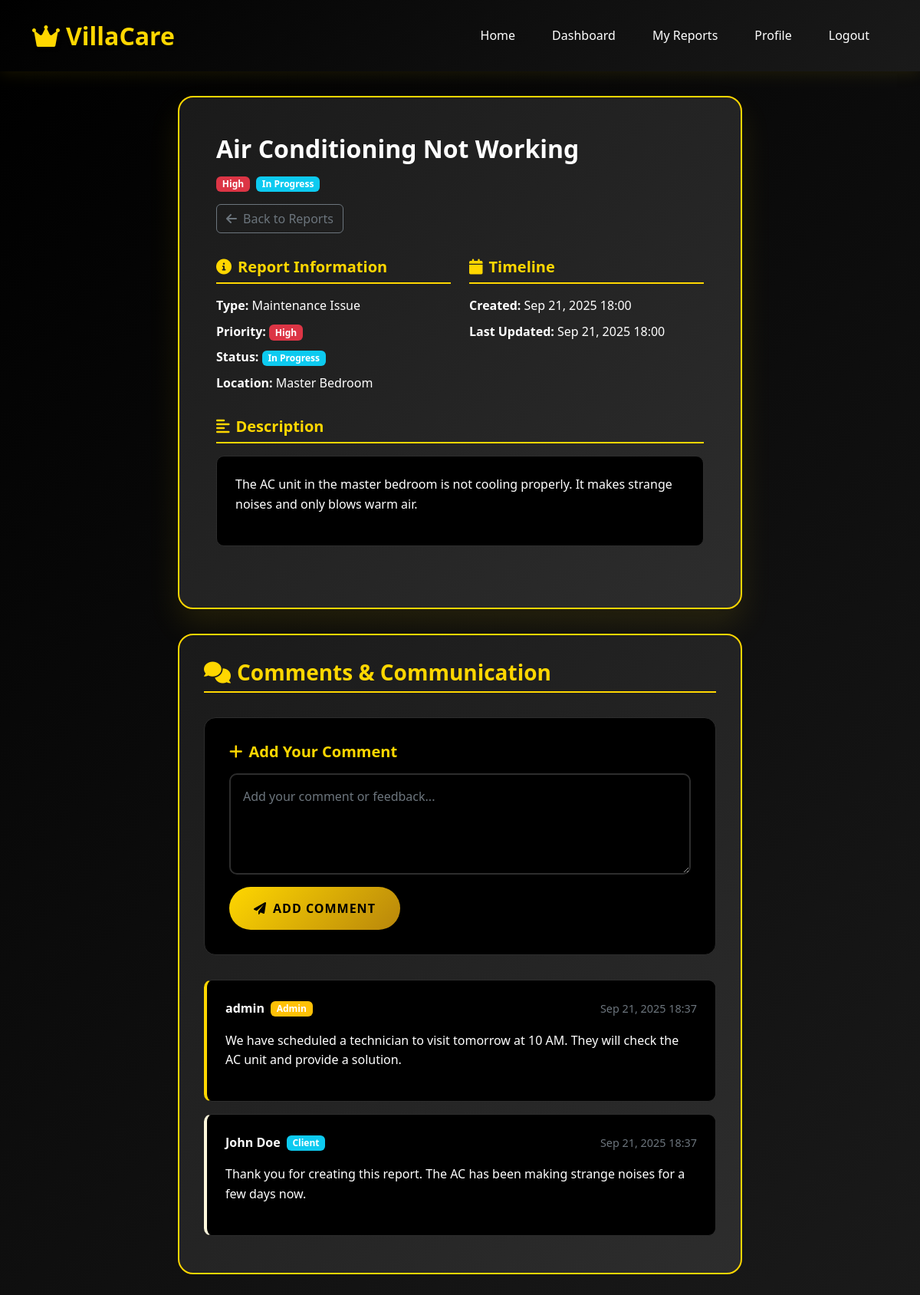
/villa-report/1/ (signed in), run on the app's committed database.
### main/models.py (models this page shows, shortened)
class VillaReport(models.Model):
    REPORT_TYPES = [
        ('maintenance', 'Maintenance Issue'),
        ('cleaning', 'Cleaning Request'),
        ('security', 'Security Concern'),
        ('landscaping', 'Landscaping'),
        ('pool', 'Pool/Spa Issue'),
        ('emergency', 'Emergency'),
        ('other', 'Other'),
    ]
    PRIORITY_LEVELS = [
        ('low', 'Low'),
        ('medium', 'Medium'),
        ('high', 'High'),
        ('urgent', 'Urgent'),
    ]
    STATUS_CHOICES = [
        ('pending', 'Pending'),
        ('in_progress', 'In Progress'),
        ('completed', 'Completed'),
        ('cancelled', 'Cancelled'),
    ]
    user = models.ForeignKey(User, on_delete=models.CASCADE)
    report_type = models.CharField(max_length=20, choices=REPORT_TYPES)
    priority = models.CharField(max_length=10, choices=PRIORITY_LEVELS, default='medium')
    title = models.CharField(max_length=200)
    description = models.TextField()
    location = models.CharField(max_length=200, help_text="Specific location in the villa")
    status = models.CharField(max_length=20, choices=STATUS_CHOICES, default='pending')
    admin_notes = models.TextField(blank=True, help_text="Internal notes for staff")
    created_at = models.DateTimeField(auto_now_add=True)
    updated_at = models.DateTimeField(auto_now=True)
    scheduled_date = models.DateTimeField(null=True, blank=True)
    completed_date = models.DateTimeField(null=True, blank=True)
    class Meta:
        ordering = ['-created_at']
    def get_priority_color(self):
        colors = {
            'low': 'success',
            'medium': 'warning',
            'high': 'danger',
            'urgent': 'dark'
        }
        return colors.get(self.priority, 'secondary')
    def get_status_color(self):
        colors = {
            'pending': 'warning',
            'in_progress': 'info',
            'completed': 'success',
            'cancelled': 'secondary'
        }
        return colors.get(self.status, 'secondary')

class Comment(models.Model):
    villa_report = models.ForeignKey(VillaReport, on_delete=models.CASCADE, related_name='comments')
    user = models.ForeignKey(User, on_delete=models.CASCADE)
    comment = models.TextField()
    created_at = models.DateTimeField(auto_now_add=True)
    updated_at = models.DateTimeField(auto_now=True)
    is_admin_comment = models.BooleanField(default=False)
    class Meta:
        ordering = ['-created_at']

### main/views.py (the view)
# urls.py: path('villa-report/<int:report_id>/', views.villa_report_detail, name='villa_report_detail'),
@login_required
def villa_report_detail(request, report_id):
    report = get_object_or_404(VillaReport, id=report_id, user=request.user)
    comments = Comment.objects.filter(villa_report=report)
    if request.method == 'POST':
        form = CommentForm(request.POST)
        if form.is_valid():
            comment = form.save(commit=False)
            comment.villa_report = report
            comment.user = request.user
            comment.is_admin_comment = False
            comment.save()
            messages.success(request, 'Your comment has been added!')
            return redirect('villa_report_detail', report_id=report_id)
    else:
        form = CommentForm()
    context = {
        'report': report,
        'comments': comments,
        'form': form,
    }
    return render(request, 'main/villa_report_detail.html', context)

### main/forms.py
class CommentForm(forms.ModelForm):
    class Meta:
        model = Comment
        fields = ['comment']
        widgets = {
            'comment': forms.Textarea(attrs={
                'class': 'form-control',
                'placeholder': 'Add your comment or feedback...',
                'rows': 4
            }),
        }

### templates/main/villa_report_detail.html (shortened to what this page needs)
{% load static %}
<!DOCTYPE html>
<html lang="en">
<head>
    <link href="https://cdn.jsdelivr.net/npm/bootstrap@5.3.0/dist/css/bootstrap.min.css" rel="stylesheet">
    <link href="https://cdnjs.cloudflare.com/ajax/libs/font-awesome/6.0.0/css/all.min.css" rel="stylesheet">
    <link href="{% static 'css/style.css' %}" rel="stylesheet">
</head>
<body>
    <nav class="navbar navbar-expand-lg navbar-dark">
        <div class="container">
            <a class="navbar-brand" href="{% url 'home' %}">
                <i class="fas fa-crown me-2"></i>VillaCare
            </a>
            <div class="collapse navbar-collapse" id="navbarNav">
                <ul class="navbar-nav ms-auto">
                    <li class="nav-item">
                        <a class="nav-link" href="{% url 'home' %}">Home</a>
                    </li>
                    <li class="nav-item">
                        <a class="nav-link" href="{% url 'dashboard' %}">Dashboard</a>
                    </li>
                    <li class="nav-item">
                        <a class="nav-link active" href="{% url 'villa_reports' %}">My Reports</a>
                    </li>
                    <li class="nav-item">
                        <a class="nav-link" href="{% url 'profile' %}">Profile</a>
                    </li>
                    <li class="nav-item">
                        <form method="post" action="{% url 'logout' %}" style="display: inline;">
                            <button type="submit" class="nav-link" style="border: none; background: none; color: inherit;">
                                Logout
                            </button>
                        </form>
                    </li>
                </ul>
            </div>
        </div>
    </nav>
    <div class="report-detail-container">
        <div class="container">
            <div class="row justify-content-center">
                <div class="col-lg-8">
                    <div class="report-detail-card">
                        <div class="report-detail-header">
                            <div class="report-title-section">
                                <h1>{{ report.title }}</h1>
                                <div class="report-badges">
                                    <span class="badge bg-{{ report.get_priority_color }}">{{ report.get_priority_display }}</span>
                                    <span class="badge bg-{{ report.get_status_color }}">{{ report.get_status_display }}</span>
                                </div>
                            </div>
                            <div class="report-actions">
                                <a href="{% url 'villa_reports' %}" class="btn btn-outline-secondary">
                                    <i class="fas fa-arrow-left me-2"></i>Back to Reports
                                </a>
                            </div>
                        </div>
                        <div class="report-detail-body">
                            <div class="row">
                                <div class="col-md-6">
                                    <div class="detail-section">
                                        <h5><i class="fas fa-info-circle me-2"></i>Report Information</h5>
                                        <div class="detail-item">
                                            <strong>Type:</strong> {{ report.get_report_type_display }}
                                        </div>
                                        <div class="detail-item">
                                            <strong>Priority:</strong>
                                            <span class="badge bg-{{ report.get_priority_color }}">{{ report.get_priority_display }}</span>
                                        </div>
                                        <div class="detail-item">
                                            <strong>Status:</strong>
                                            <span class="badge bg-{{ report.get_status_color }}">{{ report.get_status_display }}</span>
                                        </div>
                                        <div class="detail-item">
                                            <strong>Location:</strong> {{ report.location }}
                                        </div>
                                    </div>
                                </div>
                                <div class="col-md-6">
                                    <div class="detail-section">
                                        <h5><i class="fas fa-calendar me-2"></i>Timeline</h5>
                                        <div class="detail-item">
                                            <strong>Created:</strong> {{ report.created_at|date:"M d, Y H:i" }}
                                        </div>
                                        <div class="detail-item">
                                            <strong>Last Updated:</strong> {{ report.updated_at|date:"M d, Y H:i" }}
                                        </div>
                                    </div>
                                </div>
                            </div>
                            <div class="detail-section">
                                <h5><i class="fas fa-align-left me-2"></i>Description</h5>
                                <div class="description-content">
                                    {{ report.description|linebreaks }}
                                </div>
                            </div>
                        </div>
                    </div>
                    <div class="comments-section">
                        <div class="comments-header">
                            <h3><i class="fas fa-comments me-2"></i>Comments & Communication</h3>
                        </div>
                        <div class="add-comment-form">
                            <h5><i class="fas fa-plus me-2"></i>Add Your Comment</h5>
                            <form method="post">
                                <div class="mb-3">
                                    {{ form.comment }}
                                </div>
                                <button type="submit" class="btn btn-primary">
                                    <i class="fas fa-paper-plane me-2"></i>Add Comment
                                </button>
                            </form>
                        </div>
                        <div class="comments-list">
                            {% if comments %}
                                {% for comment in comments %}
                                <div class="comment-item {% if comment.is_admin_comment %}admin-comment{% else %}client-comment{% endif %}">
                                    <div class="comment-header">
                                        <div class="comment-author">
                                            <strong>{{ comment.user.get_full_name|default:comment.user.username }}</strong>
                                            {% if comment.is_admin_comment %}
                                                <span class="badge bg-warning">Admin</span>
                                            {% else %}
                                                <span class="badge bg-info">Client</span>
                                            {% endif %}
                                        </div>
                                        <div class="comment-date">
                                            {{ comment.created_at|date:"M d, Y H:i" }}
                                        </div>
                                    </div>
                                    <div class="comment-content">
                                        {{ comment.comment|linebreaks }}
                                    </div>
                                </div>
                                {% endfor %}
                            {% else %}
                                <div class="empty-state">
                                    <i class="fas fa-comments"></i>
                                    <h5>No Comments Yet</h5>
                                    <p>No comments have been posted for this report yet.</p>
                                </div>
                            {% endif %}
                        </div>
                    </div>
                </div>
            </div>
        </div>
    </div>
</body>
</html>

### static/css/style.css (style rules this page uses)
:root { --primary-black: #000000; --secondary-black: #1a1a1a; --dark-gray: #2d2d2d; --gold: #FFD700; --light-gold: #FFF8DC; --dark-gold: #B8860B; --white: #ffffff; --light-gray: #f8f9fa; --text-gray: #6c757d; }
* { margin: 0; padding: 0; box-sizing: border-box; }
body { font-family: 'Segoe UI', Tahoma, Geneva, Verdana, sans-serif; line-height: 1.6; color: var(--white); background-color: var(--primary-black); }
.navbar { background: linear-gradient(135deg, var(--primary-black) 0%, var(--secondary-black) 100%); box-shadow: 0 2px 20px rgba(255, 215, 0, 0.1); padding: 1rem 0; }
.navbar-brand { font-size: 2rem; font-weight: bold; color: var(--gold) !important; text-decoration: none; text-shadow: 2px 2px 4px rgba(0, 0, 0, 0.5); }
.navbar-nav .nav-link { color: var(--white) !important; font-weight: 500; margin: 0 1rem; transition: all 0.3s ease; position: relative; }
.navbar-nav .nav-link::after { content: ''; position: absolute; width: 0; height: 2px; bottom: -5px; left: 50%; background-color: var(--gold); transition: all 0.3s ease; transform: translateX(-50%); }
.btn-primary { background: linear-gradient(135deg, var(--gold) 0%, var(--dark-gold) 100%); border: none; color: var(--primary-black); font-weight: bold; padding: 1rem 2rem; border-radius: 50px; transition: all 0.3s ease; text-transform: uppercase; letter-spacing: 1px; }
.form-control { background-color: var(--primary-black); border: 2px solid var(--dark-gray); color: var(--white); border-radius: 10px; padding: 1rem; transition: all 0.3s ease; }
.form-control::placeholder { color: var(--text-gray); }
html { scroll-behavior: smooth; }
.reports-container, .create-report-container, .report-detail-container, .profile-container { min-height: 100vh; background: linear-gradient(135deg, var(--primary-black) 0%, var(--secondary-black) 100%); padding: 2rem 0; }
.report-badges { display: flex; gap: 0.5rem; flex-wrap: wrap; }
.create-report-card, .report-detail-card, .profile-card { background: linear-gradient(135deg, var(--secondary-black) 0%, var(--dark-gray) 100%); border: 2px solid var(--gold); border-radius: 20px; padding: 3rem; box-shadow: 0 20px 40px rgba(255, 215, 0, 0.1); }
.report-detail-header { display: flex; justify-content: space-between; align-items: flex-start; margin-bottom: 2rem; flex-wrap: wrap; gap: 1rem; }
.report-title-section h1 { color: var(--white); font-size: 2rem; font-weight: bold; margin-bottom: 1rem; }
.detail-section { margin-bottom: 2rem; }
.detail-section h5 { color: var(--gold); font-weight: bold; margin-bottom: 1rem; border-bottom: 2px solid var(--gold); padding-bottom: 0.5rem; }
.detail-item { color: var(--white); margin-bottom: 0.5rem; }
.description-content, .admin-notes { background: var(--primary-black); border: 1px solid var(--dark-gray); border-radius: 10px; padding: 1.5rem; color: var(--white); line-height: 1.6; }
.comments-section { margin-top: 2rem; padding: 2rem; background: linear-gradient(135deg, var(--secondary-black) 0%, var(--dark-gray) 100%); border: 2px solid var(--gold); border-radius: 20px; }
.comments-header h3 { color: var(--gold); font-weight: bold; margin-bottom: 2rem; border-bottom: 2px solid var(--gold); padding-bottom: 0.5rem; }
.add-comment-form { background: var(--primary-black); border: 1px solid var(--dark-gray); border-radius: 15px; padding: 2rem; margin-bottom: 2rem; }
.add-comment-form h5 { color: var(--gold); font-weight: bold; margin-bottom: 1rem; }
.comments-list { space-y: 1rem; }
.comment-item { background: var(--primary-black); border: 1px solid var(--dark-gray); border-radius: 10px; padding: 1.5rem; margin-bottom: 1rem; transition: all 0.3s ease; }
.admin-comment { border-left: 4px solid var(--gold); }
.client-comment { border-left: 4px solid var(--light-gold); }
.comment-header { display: flex; justify-content: space-between; align-items: center; margin-bottom: 1rem; flex-wrap: wrap; gap: 0.5rem; }
.comment-author { display: flex; align-items: center; gap: 0.5rem; }
.comment-author strong { color: var(--white); }
.comment-date { color: var(--text-gray); font-size: 0.9rem; }
.comment-content { color: var(--white); line-height: 1.6; }

### data on the page
VillaReport: title "Air Conditioning Not Working", priority "High", status "In Progress", report_type "Maintenance Issue", location "Master Bedroom", created_at "Sep 21, 2025 18:00", updated_at "Sep 21, 2025 18:00", description "The AC unit in the master bedroom is not cooling properly. It makes strange noises and only blows warm air."
Comment: user.get_full_name "admin", is_admin_comment "Admin", created_at "Sep 21, 2025 18:37", comment "We have scheduled a technician to visit tomorrow at 10 AM. They will check the AC unit and provide a solution."
Comment: user.get_full_name "John Doe", is_admin_comment "Client", created_at "Sep 21, 2025 18:37", comment "Thank you for creating this report. The AC has been making strange noises for a few days now."
